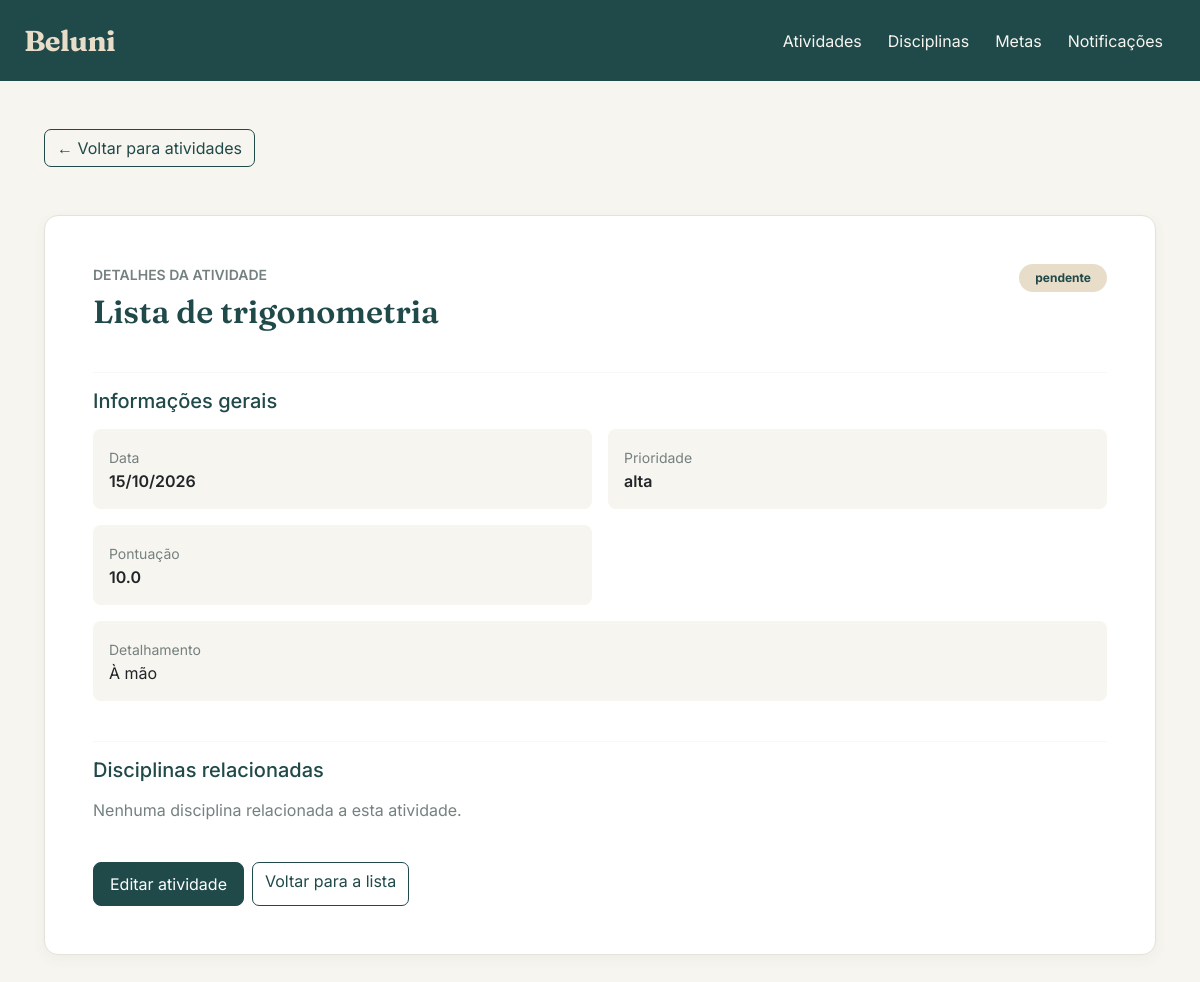
Page /atividades/3/ (signed in) on the committed database.
### atividade/models.py (models this page shows, shortened)
class Atividade(models.Model):
    titulo = models.CharField(max_length=100)
    data = models.DateField()
    detalhamento_atividade = models.CharField(max_length=255)
    status = models.CharField(max_length=50)
    prioridade = models.CharField(max_length=50)
    pontuacao = models.FloatField()
    disciplinas = models.ManyToManyField(
        Disciplina,
        through="AtividadeInterdisciplinar",
        related_name="atividades"
    )

### atividade/views.py (the view)
# urls.py: path('<int:id>/', views.detalhar_atividade, name='detalhar_atividade'),
@login_required
@permission_required('atividade.view_atividade')
def detalhar_atividade(request, id):
    atividade = get_object_or_404(
        Atividade.objects.prefetch_related(
            'disciplinas',
            'atividadeinterdisciplinar_set',
        ),
        id=id
    )
    return render(
        request,
        'atividade/detalhar.html',
        {'atividade': atividade}
    )

### atividade/templates/atividade/detalhar.html (shortened to what this page needs)
{% extends 'base.html' %}
{% block conteudo %}
<div class="container py-3">
    <div class="mb-4">
        <a href="{% url 'listar_atividades' %}" class="btn btn-outline-primary mb-4">
            ← Voltar para atividades
        </a>
    </div>
    <div class="card p-4 p-md-5">
        <div class="d-flex justify-content-between align-items-start flex-wrap gap-3 mb-4">
            <div>
                <p class="text-uppercase small fw-semibold text-secondary mb-2">
                    Detalhes da atividade
                </p>
                <h1 class="titulo-pagina mb-0">
                    {{ atividade.titulo }}
                </h1>
            </div>
            <span class="badge rounded-pill px-3 py-2"
                  style="background-color: #E8DDC8; color: #20494A;">
                {{ atividade.get_status_display|default:atividade.status }}
            </span>
        </div>
        <hr style="border-color: #E5E2D9;">
        <h5 class="mb-3" style="color: #20494A;">
            Informações gerais
        </h5>
        <div class="row g-3 mb-4">
            <div class="col-md-6">
                <div class="p-3 rounded-3 h-100"
                     style="background-color: #F7F5EF;">
                    <span class="small text-secondary">Data</span>
                    <p class="fw-semibold mb-0">
                        {{ atividade.data|date:"d/m/Y" }}
                    </p>
                </div>
            </div>
            <div class="col-md-6">
                <div class="p-3 rounded-3 h-100"
                     style="background-color: #F7F5EF;">
                    <span class="small text-secondary">Prioridade</span>
                    <p class="fw-semibold mb-0">
                        {{ atividade.get_prioridade_display|default:atividade.prioridade }}
                    </p>
                </div>
            </div>
            <div class="col-md-6">
                <div class="p-3 rounded-3 h-100"
                     style="background-color: #F7F5EF;">
                    <span class="small text-secondary">Pontuação</span>
                    <p class="fw-semibold mb-0">
                        {{ atividade.pontuacao }}
                    </p>
                </div>
            </div>
            <div class="col-12">
                <div class="p-3 rounded-3"
                     style="background-color: #F7F5EF;">
                    <span class="small text-secondary">Detalhamento</span>
                    <p class="mb-0">
                        {{ atividade.detalhamento_atividade|default:"Não informado."|linebreaksbr }}
                    </p>
                </div>
            </div>
        </div>
        <hr style="border-color: #E5E2D9;">
        <h5 class="mb-3" style="color: #20494A;">
            Disciplinas relacionadas
        </h5>
        {% for item in atividade.atividadeinterdisciplinar_set.all %}
            <div class="p-3 p-md-4 mb-3 rounded-3"
                 style="background-color: #F7F5EF;">
                <h6 class="fw-bold mb-3" style="color: #20494A;">
                    {{ item.disciplina.nomedisciplina }}
                </h6>
                <p class="mb-2">
                    <strong>Critérios de avaliação:</strong><br>
                    {{ item.criterios_de_avaliacao|default:"Não informado." }}
                </p>
                <p class="mb-0">
                    <strong>Orientador:</strong><br>
                    {{ item.orientador|default:"Não informado." }}
                </p>
            </div>
        {% empty %}
            <p class="text-secondary">
                Nenhuma disciplina relacionada a esta atividade.
            </p>
        {% endfor %}
        <div class="d-flex flex-wrap gap-2 mt-4">
            <a href="{% url 'editar_atividade' atividade.id %}"
               class="btn btn-primary">
                Editar atividade
            </a>
            <a href="{% url 'listar_atividades' %}"
               class="btn btn-outline-primary">
                Voltar para a lista
            </a>
        </div>
    </div>
</div>
{% endblock %}

### templates/base.html (style rules this page uses)
:root { --beluni-petroleo: #20494A; --beluni-petroleo-escuro: #173839; --beluni-areia: #E8DDC8; --beluni-fundo: #F7F5EF; --beluni-branco: #FFFFFF; --beluni-texto: #293B3B; --beluni-secundario: #758080; --beluni-borda: #E5E2D9; }
body { background-color: var(--beluni-fundo); color: var(--beluni-texto); font-family: 'Inter', sans-serif; margin: 0; }
.titulo-pagina { color: var(--beluni-petroleo); font-family: 'Fraunces', serif; font-size: 2rem; font-weight: 600; margin-bottom: 24px; }
.card { background-color: var(--beluni-branco); border: 1px solid var(--beluni-borda); border-radius: 14px; box-shadow: 0 4px 14px rgba(32, 73, 74, 0.05); }
.btn-primary { background-color: var(--beluni-petroleo); border-color: var(--beluni-petroleo); border-radius: 8px; padding: 9px 16px; }
.btn-outline-primary { color: var(--beluni-petroleo); border-color: var(--beluni-petroleo); border-radius: 7px; }
.text-secondary { color: var(--beluni-secundario) !important; }

### rows in the picture
Atividade: titulo "Lista de trigonometria", status "pendente", data "15/10/2026", prioridade "alta", pontuacao "10.0", detalhamento_atividade "À mão"
